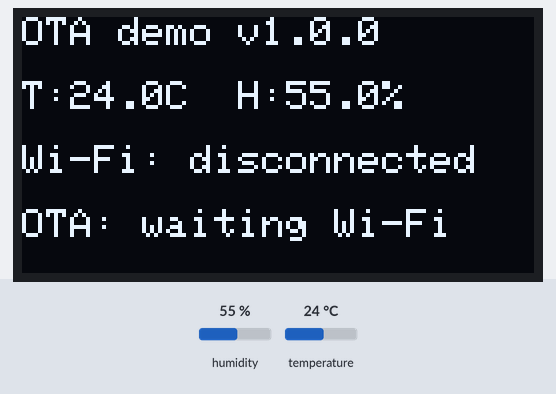
Bench run of a sketch on a simulated ESP32. Parts: 128×64 one-colour display. Inputs (shaded band) come from the test bench; at power-on: humidity 55 %, temperature 24 °C. WiFi joins after 1.5 s; servers stay silent unless stated; not simulated (calls return 0 or success): secrets.h; what the sketch prints to the serial monitor is not drawn.

Above: at 1.3 s.
1.4 s: humidity set to 22 %
At 3.8 s:
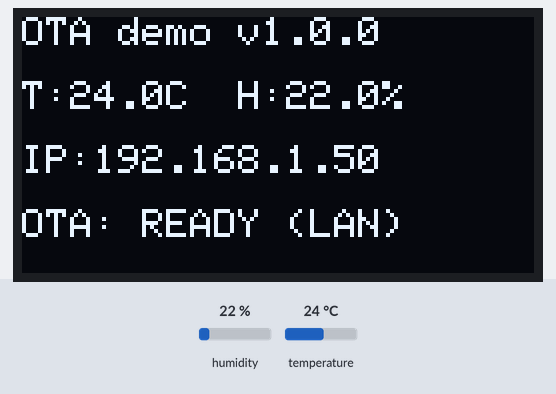
4.7 s: temperature set to 12 °C
At 6.9 s:
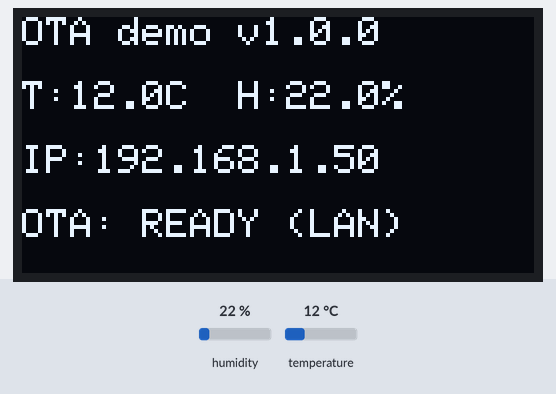
8.0 s: humidity set to 40 %
At 11.7 s:
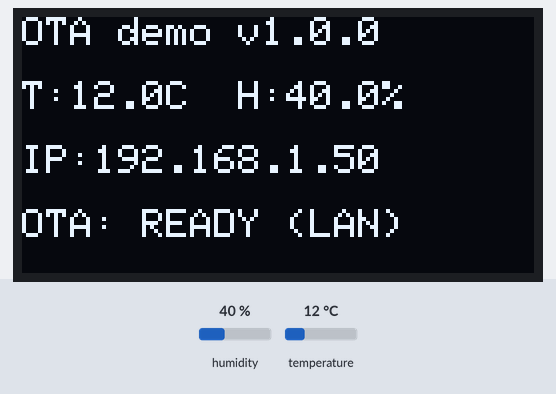
12.0 s: temperature set to 19 °C
Timing chart, 0 to 15.0 s (numbered marks = the images above; inputs shaded):
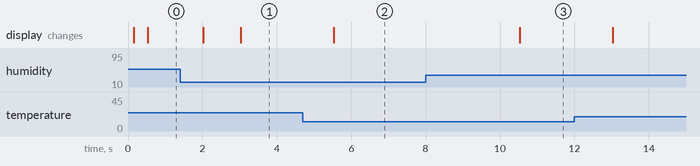

The sketch:

ESP32_OTA_UPDATE.ino
```cpp
/*
  ESP32 OTA Update — Advanced IoT, Slides 39–41
  Target: ESP32 DevKit V1 + DHT22 on GPIO4 + SSD1306 I2C OLED (0x3C).

  LAB ONLY: ArduinoOTA password authentication is not a replacement for
  signed firmware or authenticated, encrypted firmware transport.
  Do not expose this OTA service to the public internet.

  First install this sketch by USB using an OTA-capable partition scheme.
  Change FIRMWARE_VERSION and upload next version over trusted LAN.
  Replacing previous MQTT/TLS sketches with this independent demo removes
  their networking and buffering features; it is NOT an incremental patch.
*/

#include <Arduino.h>
#include <WiFi.h>
#include <ArduinoOTA.h>
#include <Wire.h>
#include <DHT.h>
#include <Adafruit_GFX.h>
#include <Adafruit_SSD1306.h>
#include "secrets.h"

// Change to "1.1.0" for the second (network) upload.
constexpr char FIRMWARE_VERSION[] = "1.0.0";

constexpr uint8_t DHT_PIN = 4;
constexpr uint8_t OLED_SDA_PIN = 21;
constexpr uint8_t OLED_SCL_PIN = 22;
constexpr uint8_t OLED_ADDRESS = 0x3C;
constexpr uint8_t OLED_WIDTH = 128;
constexpr uint8_t OLED_HEIGHT = 64;
constexpr uint32_t SENSOR_INTERVAL_MS = 2500;  // DHT22: >=2 seconds
constexpr uint32_t WIFI_RETRY_INTERVAL_MS = 10000;
constexpr uint32_t SCREEN_INTERVAL_MS = 500;

DHT dht(DHT_PIN, DHT22);
Adafruit_SSD1306 display(OLED_WIDTH, OLED_HEIGHT, &Wire, -1);

bool displayReady = false;
bool otaStarted = false;
bool updateInProgress = false;
bool sensorValid = false;
float lastTemperature = NAN;
float lastHumidity = NAN;
uint32_t lastSampleMs = 0;
uint32_t lastWifiRetryMs = 0;
uint32_t lastScreenMs = 0;
uint8_t lastLoggedProgress = 255;

void renderNormalScreen() {
  if (!displayReady || updateInProgress) return;
  display.clearDisplay();
  display.setTextColor(SSD1306_WHITE);
  display.setTextSize(1);
  display.setCursor(0, 0);
  display.print("OTA demo v");
  display.println(FIRMWARE_VERSION);

  display.setCursor(0, 16);
  if (sensorValid) {
    display.print("T:");
    display.print(lastTemperature, 1);
    display.print("C  H:");
    display.print(lastHumidity, 1);
    display.println("%");
  } else {
    display.println("DHT22: invalid / wait");
  }

  display.setCursor(0, 32);
  if (WiFi.status() == WL_CONNECTED) {
    display.print("IP:");
    display.println(WiFi.localIP());
  } else {
    display.println("Wi-Fi: disconnected");
  }
  display.setCursor(0, 48);
  display.println(otaStarted ? "OTA: READY (LAN)" : "OTA: waiting Wi-Fi");
  display.display();
}

void renderUpdateScreen(uint8_t progress) {
  if (!displayReady) return;
  display.clearDisplay();
  display.setTextColor(SSD1306_WHITE);
  display.setTextSize(1);
  display.setCursor(0, 0);
  display.println("Firmware updating");
  display.setCursor(0, 22);
  display.print("Progress: ");
  display.print(progress);
  display.println("%");
  display.setCursor(0, 44);
  display.println("Keep device powered");
  display.display();
}

void startOTAService() {
  if (otaStarted || WiFi.status() != WL_CONNECTED) return;

  ArduinoOTA.setHostname(OTA_HOSTNAME);
  ArduinoOTA.setPassword(OTA_PASSWORD);

  ArduinoOTA.onStart([]() {
    updateInProgress = true;
    lastLoggedProgress = 255;
    Serial.println("[OTA] Firmware transfer started");
    renderUpdateScreen(0);
  });

  ArduinoOTA.onProgress([](unsigned int progress, unsigned int total) {
    if (total == 0) return;
    const uint8_t percent = static_cast<uint8_t>((100ULL * progress) / total);
    const uint8_t decile = percent / 10;
    if (decile != lastLoggedProgress) {
      lastLoggedProgress = decile;
      Serial.printf("[OTA] Transfer %u%%\n", percent);
      renderUpdateScreen(percent);
    }
  });

  ArduinoOTA.onEnd([]() {
    Serial.println("[OTA] Transfer finished; rebooting to new firmware");
    renderUpdateScreen(100);
  });

  ArduinoOTA.onError([](ota_error_t error) {
    updateInProgress = false;
    Serial.printf("[OTA] Error code: %u\n", static_cast<unsigned int>(error));
    Serial.println("[OTA] Check Wi-Fi, password, partition size and upload logs");
  });

  ArduinoOTA.begin();
  otaStarted = true;
  Serial.print("[INFO] OTA service ready at ");
  Serial.print(WiFi.localIP());
  Serial.print(" (hostname: ");
  Serial.print(OTA_HOSTNAME);
  Serial.println(")");
}

void maintainWiFi() {
  if (WiFi.status() == WL_CONNECTED) {
    startOTAService();
    return;
  }

  const uint32_t now = millis();
  if (now - lastWifiRetryMs >= WIFI_RETRY_INTERVAL_MS) {
    lastWifiRetryMs = now;
    Serial.println("[WARN] Wi-Fi unavailable; requesting reconnection");
    WiFi.reconnect();
  }
}

void readSensor() {
  const float humidity = dht.readHumidity();
  const float temperature = dht.readTemperature();

  if (isnan(temperature) || isnan(humidity)) {
    sensorValid = false;
    Serial.println("[ERROR] DHT22 reading invalid");
    return;
  }
  sensorValid = true;
  lastTemperature = temperature;
  lastHumidity = humidity;
  Serial.printf("[INFO] Firmware v%s | T=%.1f C | RH=%.1f%%\n",
                FIRMWARE_VERSION, temperature, humidity);
}

void setup() {
  Serial.begin(115200);
  delay(100);  // Serial startup only; no long blocking connection loops.
  Wire.begin(OLED_SDA_PIN, OLED_SCL_PIN);
  dht.begin();

  displayReady = display.begin(SSD1306_SWITCHCAPVCC, OLED_ADDRESS);
  if (!displayReady) {
    Serial.println("[WARN] OLED not detected; OTA and Serial remain available");
  }

  Serial.printf("[INFO] Starting ESP32 OTA demo v%s\n", FIRMWARE_VERSION);
  WiFi.mode(WIFI_STA);
  WiFi.setAutoReconnect(true);
  WiFi.begin(WIFI_SSID, WIFI_PASSWORD);
  lastWifiRetryMs = millis();
  lastSampleMs = millis() - SENSOR_INTERVAL_MS;
  renderNormalScreen();
}

void loop() {
  maintainWiFi();
  if (otaStarted && WiFi.status() == WL_CONNECTED) {
    // Must be called frequently; avoid long blocking operations in loop().
    ArduinoOTA.handle();
  }
  if (updateInProgress) return;

  const uint32_t now = millis();
  if (now - lastSampleMs >= SENSOR_INTERVAL_MS) {
    lastSampleMs = now;
    readSensor();
  }
  if (now - lastScreenMs >= SCREEN_INTERVAL_MS) {
    lastScreenMs = now;
    renderNormalScreen();
  }
  delay(1);  // Yield briefly to the ESP32 background scheduler.
}
```

Measured:
- after the input at 1.4 s, the display: first differs from a run without the input after 1.6 s (image 1)
- after the input at 4.7 s, the display: changes after 0.83 s (image 2)
- after the input at 8.0 s, the display: changes after 2.5 s (image 3)
